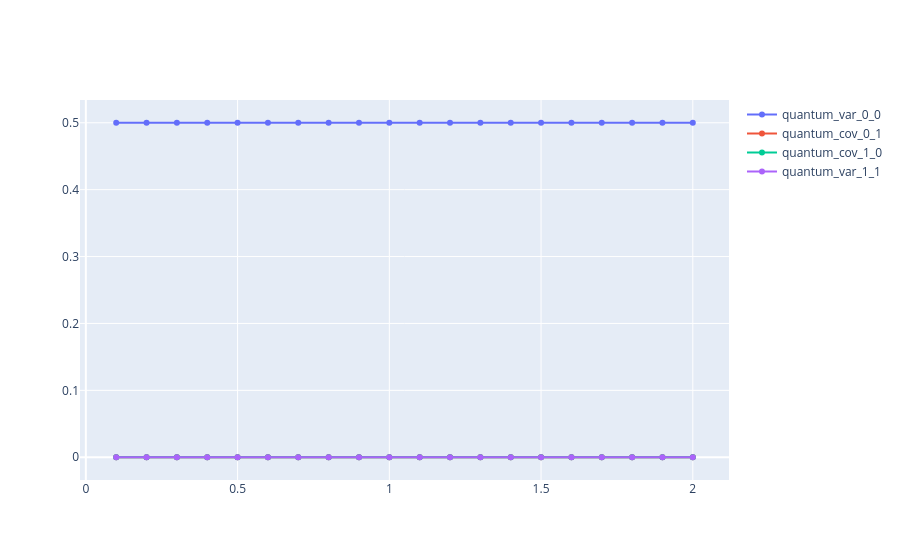

The notebook cell saved with this chart:
### Code cell
temp_df = create_dataframe_from_numpy_array(
    grid_spacing.grid_spacing,
    quantum_result["covariance_matrix_for_entire_distribution"],
)
qfi_bounds = StatisticalBounds("quantum", temp_df.copy())

qfi_bounds.generate_figure()

### Figure 1 — Plotly figure (JSON) as saved in the notebook; plotly's stock layout.template omitted (floating-point values rounded to 4 significant figures)
{"data": [{"mode": "lines+markers", "name": "quantum_var_0_0", "type": "scatter", "x": [0.1, 0.2, 0.3, 0.4, 0.5, 0.6, 0.7, 0.8, 0.9, 1.0, 1.1, 1.2, 1.3, 1.4, 1.5, 1.6, 1.7, 1.8, 1.9, 2], "y": [0.5, 0.5, 0.5, 0.5, 0.5, 0.5, 0.5, 0.5, 0.5, 0.5, 0.5, 0.5, 0.5, 0.5, 0.5, 0.5, 0.5, 0.5, 0.5, 0.5]}, {"mode": "lines+markers", "name": "quantum_cov_0_1", "type": "scatter", "x": [0.1, 0.2, 0.3, 0.4, 0.5, 0.6, 0.7, 0.8, 0.9, 1.0, 1.1, 1.2, 1.3, 1.4, 1.5, 1.6, 1.7, 1.8, 1.9, 2], "y": [0, 0, 0, 0, 0, 0, 0, 0, 0, 0, 0, 0, 0, 0, 0, 0, 0, 0, 0, 0]}, {"mode": "lines+markers", "name": "quantum_cov_1_0", "type": "scatter", "x": [0.1, 0.2, 0.3, 0.4, 0.5, 0.6, 0.7, 0.8, 0.9, 1.0, 1.1, 1.2, 1.3, 1.4, 1.5, 1.6, 1.7, 1.8, 1.9, 2], "y": [0, 0, 0, 0, 0, 0, 0, 0, 0, 0, 0, 0, 0, 0, 0, 0, 0, 0, 0, 0]}, {"mode": "lines+markers", "name": "quantum_var_1_1", "type": "scatter", "x": [0.1, 0.2, 0.3, 0.4, 0.5, 0.6, 0.7, 0.8, 0.9, 1.0, 1.1, 1.2, 1.3, 1.4, 1.5, 1.6, 1.7, 1.8, 1.9, 2], "y": [0, 0, 0, 0, 0, 0, 0, 0, 0, 0, 0, 0, 0, 0, 0, 0, 0, 0, 0, 0]}], "layout": {"scene": {"xaxis": {"title": {"text": "Spacing"}}, "yaxis": {"title": {"text": "Covariance Matrix"}}}}}
